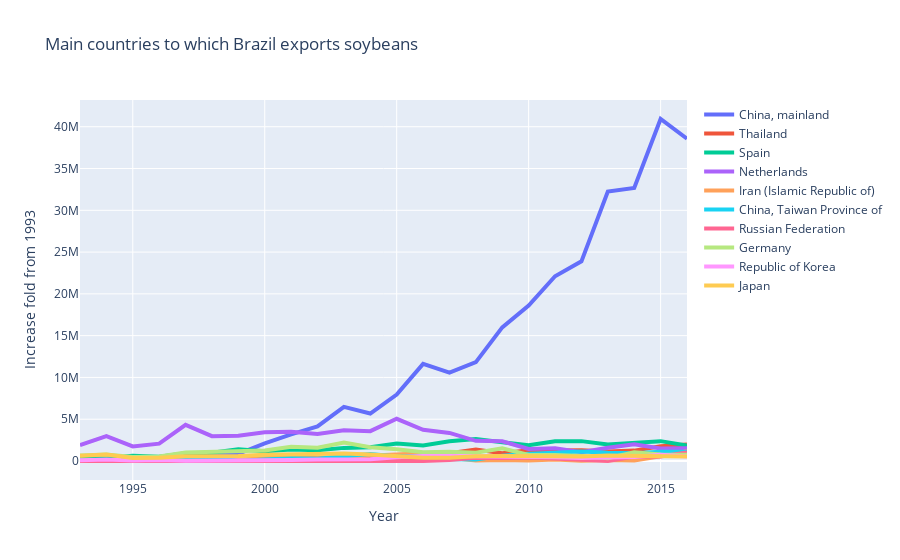

Notebook code for this chart:
### Code cell
import plotly.graph_objects as go
years = [str(year) for year in range(1993, 2017)] 
fig = go.Figure()
countries = df_soybeans_importers_brazil['Importer']
for i in range(0, 10):
    fig.add_trace(go.Scatter(x=years, y=df_soybeans_importers_brazil.iloc[i][years], mode='lines', name=countries[i], line = dict(width=4)))
fig.update_layout(title='Main countries to which Brazil exports soybeans',
                   xaxis_title='Year',
                   yaxis_title='Increase fold from 1993')
